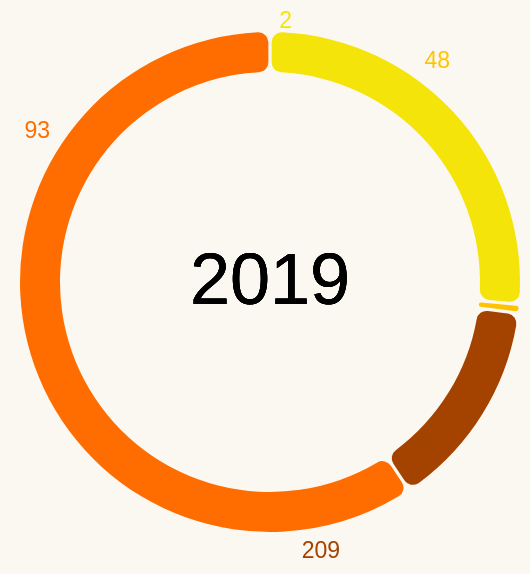

Write a Vega-Lite specification for this figure.
### Vega-Lite specification from a JSON file in a GitHub repository (floating-point values rounded to 4 significant figures)
{"$schema": "https://vega.github.io/schema/vega-lite/v5.json", "width": 250, "height": 250, "background": "#FBF8F1", "data": {"values": [{"Comfortability": "Physical health", "Count": 209}, {"Comfortability": "Mental health", "Count": 2}, {"Comfortability": "Both", "Count": 93}, {"Comfortability": "Neither", "Count": 48}]}, "config": {"legend": {"disable": true}}, "layer": [{"mark": {"type": "arc", "padAngle": 0.01, "innerRadius": 105, "cornerRadius": 5}, "encoding": {"theta": {"field": "Count", "type": "quantitative"}, "color": {"field": "Comfortability", "type": "nominal", "scale": {"range": ["#F4E409", "#FFC300", "#A44200", "#FF6D00"]}}, "tooltip": [{"field": "Comfortability", "type": "nominal", "title": "Comfortability in sharing"}, {"field": "Count", "type": "quantitative", "title": "Count"}]}}, {"mark": {"type": "text", "align": "center", "baseline": "middle", "fontSize": 36}, "encoding": {"text": {"value": "2019"}}}, {"mark": {"type": "text", "align": "right", "dx": 11, "dy": -130, "fontSize": 11.5}, "encoding": {"text": {"field": "Count", "type": "quantitative"}, "color": {"value": "#F4E409"}, "opacity": {"condition": {"test": "datum['Comfortability'] == 'Mental health'", "value": 1}, "value": 0}}}, {"mark": {"type": "text", "align": "right", "dx": 90, "dy": -110, "fontSize": 11.5}, "encoding": {"text": {"field": "Count", "type": "quantitative"}, "color": {"value": "#FFC300"}, "opacity": {"condition": {"test": "datum['Comfortability'] == 'Neither'", "value": 1}, "value": 0}}}, {"mark": {"type": "text", "align": "right", "dx": 35, "dy": 135, "fontSize": 11.5}, "encoding": {"text": {"field": "Count", "type": "quantitative"}, "color": {"value": "#A44200"}, "opacity": {"condition": {"test": "datum['Comfortability'] == 'Physical health'", "value": 1}, "value": 0}}}, {"mark": {"type": "text", "align": "right", "dx": -110, "dy": -75, "fontSize": 11.5}, "encoding": {"text": {"field": "Count", "type": "quantitative"}, "color": {"value": "#FF6D00"}, "opacity": {"condition": {"test": "datum['Comfortability'] == 'Both'", "value": 1}, "value": 0}}}]}
